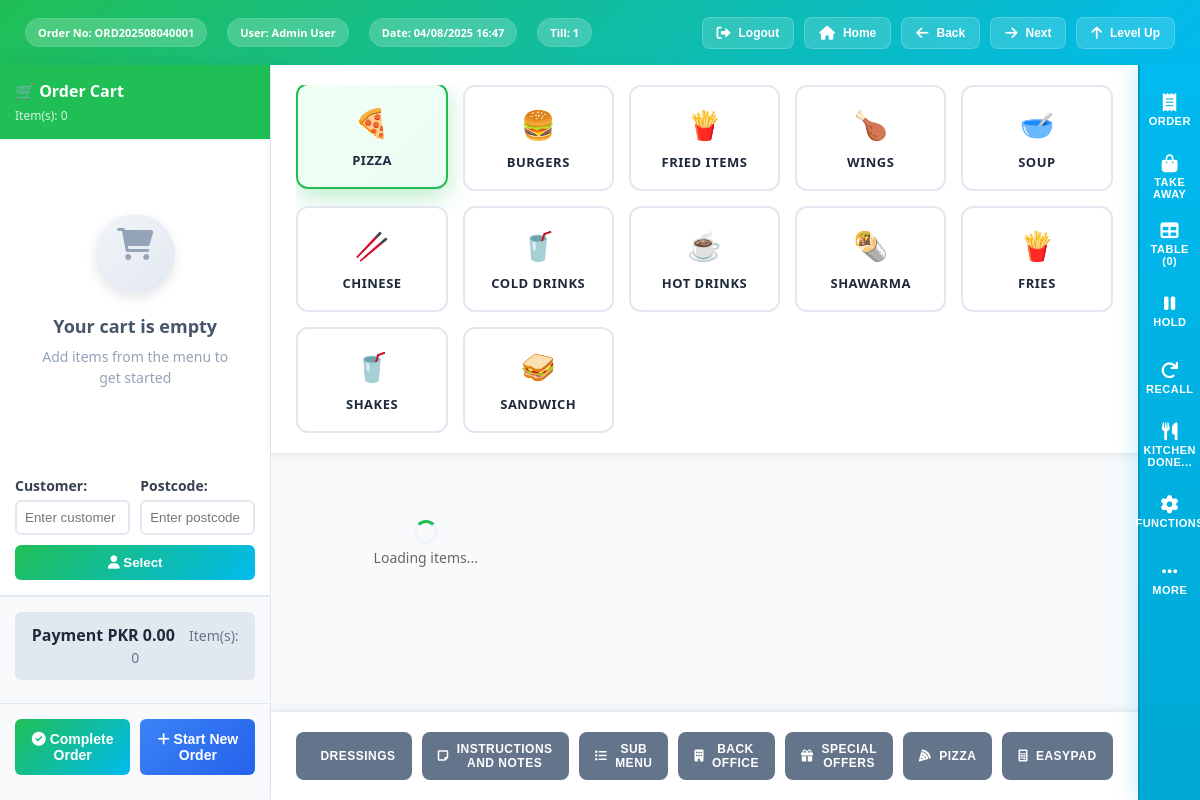
/index.php (signed in), run on the app's committed database.
### tables this page shows
CREATE TABLE categories (
    id INT PRIMARY KEY AUTO_INCREMENT,
    name VARCHAR(100) NOT NULL,
    icon VARCHAR(100) DEFAULT 'default-icon.png',
    image VARCHAR(255) DEFAULT 'default-category.jpg',
    display_order INT DEFAULT 0,
    is_active BOOLEAN DEFAULT TRUE,
    created_at TIMESTAMP DEFAULT CURRENT_TIMESTAMP
);

### config/database.php (called while the page is built, shortened)
<?php
class Database {
    private $host = 'localhost';
    private $db_name = 'pizza_pos';
    private $username = 'root';
    private $password = '';
    public function getConnection() {
        $this->conn = null;
        try {
            $this->conn = new PDO(
                "mysql:host=" . $this->host . ";dbname=" . $this->db_name,
                $this->username,
                $this->password
            );
            $this->conn->setAttribute(PDO::ATTR_ERRMODE, PDO::ERRMODE_EXCEPTION);
            $this->conn->setAttribute(PDO::ATTR_DEFAULT_FETCH_MODE, PDO::FETCH_ASSOC);
        } catch(PDOException $exception) {
            echo "Connection error: " . $exception->getMessage();
        }
        return $this->conn;
    }
}
$database = new Database();
$db = $database->getConnection();
function generateOrderNumber() {
    global $db;
    $prefix = 'ORD';
    $date = date('Ymd');
    $query = "SELECT order_number FROM orders WHERE DATE(created_at) = CURDATE() ORDER BY order_number DESC LIMIT 1";
    $stmt = $db->prepare($query);
    $stmt->execute();
    $result = $stmt->fetch();
    if ($result) {
        $existingNumber = $result['order_number'];
        $numericPart = substr($existingNumber, -4);
        $count = intval($numericPart) + 1;
    } else {
        $count = 1;
    }
    return $prefix . $date . str_pad($count, 4, '0', STR_PAD_LEFT);
}
?>

### index.php (the view, shortened to what this page needs)
<?php
require_once 'config/database.php';
$orderNumber = generateOrderNumber();
$query = "SELECT * FROM categories WHERE is_active = 1 ORDER BY display_order, name";
$stmt = $db->prepare($query);
$stmt->execute();
$categories = $stmt->fetchAll();
?>
<!DOCTYPE html>
<html lang="en">
<head>
    <link rel="stylesheet" href="assets/css/style.css">
    <link rel="stylesheet" href="https://cdnjs.cloudflare.com/ajax/libs/font-awesome/6.0.0/css/all.min.css">
</head>
<body>
    <div class="header">
        <div class="header-left">
            <div class="order-info">
                <span>Order No: <?php echo $orderNumber; ?></span>
                <span>User: <?php echo $_SESSION['user_name']; ?></span>
                <span>Date: <?php echo date('d/m/Y H:i'); ?></span>
                <span>Till: 1</span>
            </div>
        </div>
        <div class="header-right">
            <button class="nav-btn">
                <i class="fas fa-sign-out-alt"></i> <a href="./logout.php">Logout</a>
            </button>
            <button class="nav-btn" onclick="goHome()">
                <i class="fas fa-home"></i> Home
            </button>
            <button class="nav-btn" onclick="goBack()">
                <i class="fas fa-arrow-left"></i> Back
            </button>
            <button class="nav-btn" onclick="goNext()">
                <i class="fas fa-arrow-right"></i> Next
            </button>
            <button class="nav-btn" onclick="levelUp()">
                <i class="fas fa-arrow-up"></i> Level Up
            </button>
        </div>
    </div>
    <div class="main-container">
        <div class="cart-sidebar" style="background: white; border-right: 1px solid #e2e8f0; width: 350px; display: flex; flex-direction: column;">
            <div class="cart-header" style="background: #20bf55; color: white; padding: 15px; border-radius: 0;">
                <h3 style="margin: 0; font-size: 16px; font-weight: 600;">🛒 Order Cart</h3>
                <p style="margin: 5px 0 0 0; font-size: 12px; opacity: 0.9;">Item(s): <span id="cart-item-count">0</span></p>
            </div>
            <div class="cart-items" id="cart-items" style="flex: 1; overflow-y: auto; padding: 10px;">
            </div>
            <div style="padding: 15px; border-bottom: 1px solid #e2e8f0;">
                <div style="display: grid; grid-template-columns: 1fr 1fr; gap: 10px; margin-bottom: 10px;">
                    <div>
                        <label style="display: block; margin-bottom: 5px; font-weight: 600; color: #374151;">Customer:</label>
                        <input type="text" id="customer-name" placeholder="Enter customer name"
                               style="width: 100%; padding: 8px; border: 2px solid #e2e8f0; border-radius: 6px;">
                    </div>
                    <div>
                        <label style="display: block; margin-bottom: 5px; font-weight: 600; color: #374151;">Postcode:</label>
                        <input type="text" id="customer-postcode" placeholder="Enter postcode"
                               style="width: 100%; padding: 8px; border: 2px solid #e2e8f0; border-radius: 6px;">
                    </div>
                </div>
                <div style="display: flex; gap: 10px;">
                    <button onclick="selectCustomer()"
                            style="flex: 1; padding: 10px; border: none; border-radius: 6px; background: linear-gradient(135deg, #20bf55, #01baef); color: white; cursor: pointer; font-weight: 600;">
                        <i class="fas fa-user"></i> Select
                    </button>
                </div>
            </div>
            <div class="payment-section" style="padding: 15px; border-top: 1px solid #e2e8f0; background: #f8fafc;">
                <div class="payment-amount" id="total-amount">
                </div>
            </div>
            <div style="padding: 15px; border-top: 1px solid #e2e8f0; background: #f8fafc;">
                <div style="display: flex; gap: 10px; margin-bottom: 10px;">
                    <button onclick="showPaymentModal();"
                            style="flex: 1; padding: 12px; border: none; border-radius: 6px; background: linear-gradient(135deg, #20bf55, #01baef); color: white; cursor: pointer; font-weight: 600; font-size: 14px;">
                        <i class="fas fa-check-circle"></i> Complete Order
                    </button>
                    <button onclick="startNewOrder()"
                            style="flex: 1; padding: 12px; border: none; border-radius: 6px; background: linear-gradient(135deg, #3b82f6, #2563eb); color: white; cursor: pointer; font-weight: 600; font-size: 14px;">
                        <i class="fas fa-plus"></i> Start New Order
                    </button>
                </div>
            </div>
        </div>
        <div class="main-content">
            <div class="categories-section">
                <div class="categories-grid" id="categories-grid">
                    <?php foreach ($categories as $category): ?>
                    <div class="category-card" data-category-id="<?php echo $category['id']; ?>">
                        <div class="category-icon">
                            <?php
                            $iconMap = [
                                'PIZZA' => '🍕',
                                'BURGERS' => '🍔',
                                'FRIED ITEMS' => '🍟',
                                'WINGS' => '🍗',
                                'SOUP' => '🥣',
                                'CHINESE' => '🥢',
                                'COLD DRINKS' => '🥤',
                                'HOT DRINKS' => '☕',
                                'SHAWARMA' => '🌯',
                                'FRIES' => '🍟',
                                'SHAKES' => '🥤',
                                'DELIVERY' => '🛵',
                                'SERVICES' => '⚙️',
                                'SANDWICH' => '🥪'
                            ];
                            echo $iconMap[$category['name']] ?? '🍽️';
                            ?>
                        </div>
                        <div class="category-name"><?php echo $category['name']; ?></div>
                    </div>
                    <?php endforeach; ?>
                </div>
            </div>
            <div class="items-section">
                <div class="items-grid" id="items-grid">
                </div>
            </div>
            <div class="bottom-section">
                <div class="action-buttons">
                    <button class="action-btn" onclick="showDressings()">
                        <i class="fas fa-bottle-water"></i> Dressings
                    </button>
                    <button class="action-btn" onclick="showNotes()">
                        <i class="fas fa-sticky-note"></i> Instructions and Notes
                    </button>
                    <button class="action-btn" onclick="showSubMenu()">
                        <i class="fas fa-list"></i> Sub Menu
                    </button>
                    <?php if ($_SESSION['user_role'] === 'admin' || $_SESSION['user_role'] === 'cashier'): ?>
                        <button class="action-btn" onclick="openBackOffice()">
                            <i class="fas fa-building"></i> Back Office
                        </button>
                    <?php else: ?>
                        <button class="action-btn" onclick="openBackOffice()" style="background: #6c757d; opacity: 0.7;" title="Admin/Cashier access required">
                            <i class="fas fa-building"></i> Back Office
                        </button>
                    <?php endif; ?>
                    <button class="action-btn" onclick="showSpecialOffers()">
                        <i class="fas fa-gift"></i> Special Offers
                    </button>
                    <button class="action-btn" onclick="showPizza()">
                        <i class="fas fa-pizza-slice"></i> Pizza
                    </button>
                    <button class="action-btn" onclick="showEasyPad()">
                        <i class="fas fa-calculator"></i> EasyPad
                    </button>
                </div>
            </div>
        </div>
        <div class="right-sidebar">
            <button class="sidebar-btn" onclick="processOrder()">
                <i class="fas fa-receipt"></i> Order
            </button>
            <button class="sidebar-btn" onclick="takeAway()">
                <i class="fas fa-shopping-bag"></i> Take away
            </button>
            <button class="sidebar-btn" onclick="selectTable()">
                <i class="fas fa-table"></i> Table (0)
            </button>
            <button class="sidebar-btn" onclick="holdOrder()">
                <i class="fas fa-pause"></i> Hold
            </button>
            <button class="sidebar-btn" onclick="recallOrder()">
                <i class="fas fa-redo"></i> Recall
            </button>
            <button class="sidebar-btn" onclick="kitchenDone()">
                <i class="fas fa-utensils"></i> Kitchen Done...
            </button>
            <button class="sidebar-btn" onclick="showFunctions()">
                <i class="fas fa-cog"></i> Functions
            </button>
            <button class="sidebar-btn" onclick="showMore()">
                <i class="fas fa-ellipsis-h"></i> More
            </button>
        </div>
    </div>
</body>
</html>

### data on the page
categories: name "🍕", name "PIZZA"
categories: name "🍔", name "BURGERS"
categories: name "🍟", name "FRIED ITEMS"
categories: name "🍗", name "WINGS"
categories: name "🥣", name "SOUP"
categories: name "🥢", name "CHINESE"
categories: name "🥤", name "COLD DRINKS"
categories: name "☕", name "HOT DRINKS"
categories: name "🌯", name "SHAWARMA"
categories: name "🍟", name "FRIES"
categories: name "🥤", name "SHAKES"
categories: name "🥪", name "SANDWICH"

### other printed values
$orderNumber "ORD202508040001"
$_SESSION['user_name'] "Admin User"
